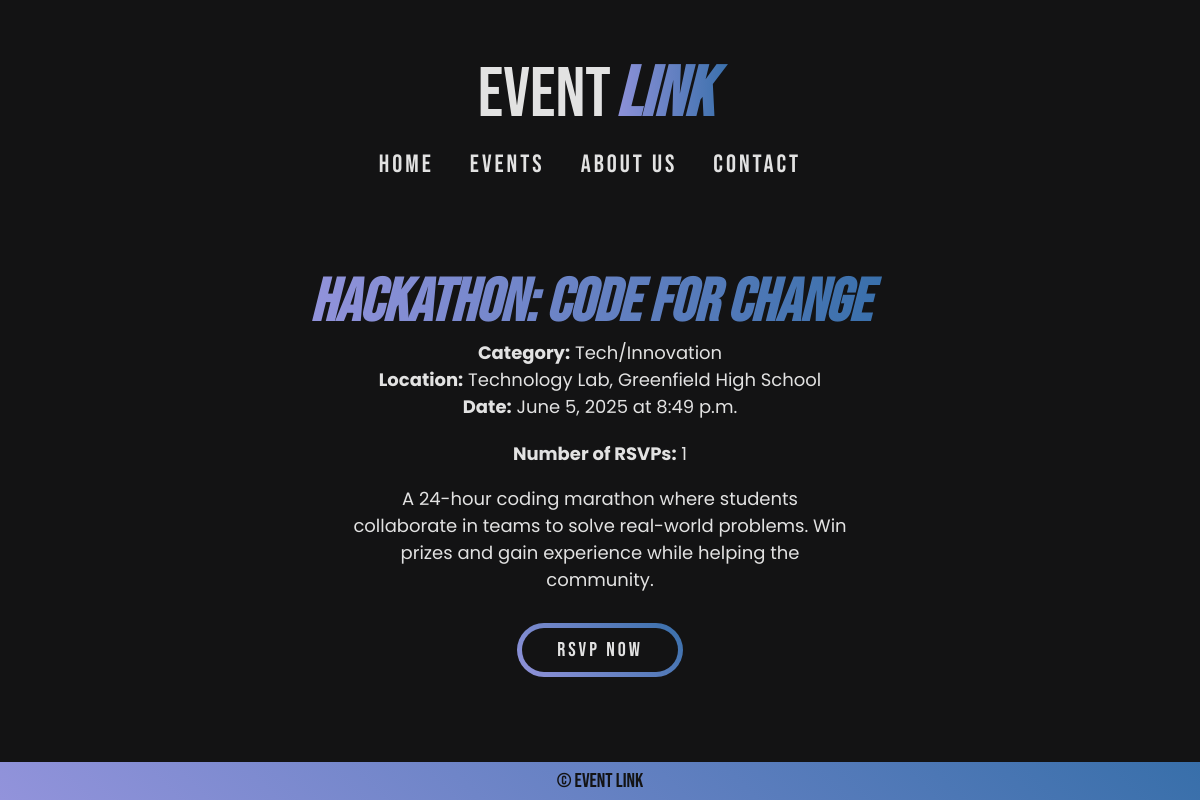
The app's page /events/23/ with its own data.
### events/models.py (models this page shows, shortened)
class Event (models.Model):
	title 		= models.CharField(max_length=100)
	description 	= models.TextField()
	date 		= models.DateField()
	time 		= models.TimeField()
	location 	= models.CharField(max_length=100)
	category 	= models.CharField(max_length=50)

### events/views.py (the view)
# urls.py: path('events/<int:event_id>/', views.event_detail, name='event_detail'),
def event_detail(request, event_id):
	event = Event.objects.get(id=event_id)
	rsvp_count = get_rsvp_count(event)
	now = datetime.now()
	event_datetime = datetime.combine(event.date, event.time)
	is_past = event_datetime < now
	return render(request, 'event_detail.html', {
		'event': event,
		'rsvp_count': rsvp_count,
		'is_past': is_past
	})

### events/services.py (called while the page is built)
def get_rsvp_count(event):
    return Attendee.objects.filter(event=event).count()

### events/templates/event_detail.html
{% extends "template.html" %}
{% block content %}
<div class="event-detail">
    <h2>{{ event.title }}</h2>
    <p><strong>Category:</strong> {{ event.category }}</p>
    <p><strong>Location:</strong> {{ event.location }}</p>
    <p><strong>Date:</strong> {{ event.date }} at {{ event.time }}</p>
    <div class="rsvp-line"><p><strong>Number of RSVPs:</strong> {{ rsvp_count }}</p></div>
    <br>
    <div class="ed-description"><p>{{ event.description }}</p></div>
    {% if is_past %}
        <div class="empty-text1"><p>This event has already taken place.</p></div>
    {% else %}
        <div class="event-button"><a href="{% url 'rsvp' event.id %}">
            <button>RSVP Now</button>
        </a></div>
    {% endif %}
</div>
{% endblock %}

### events/static/css/styles.css (style rules this page uses)
* { margin: 0; padding: 0; box-sizing: border-box; }
body { background-color: #131314; overflow-x: hidden; }
.event-button { padding: 20px; display: inline-block; justify-content: center; align-items: center; }
.event-button button { padding: 15px 40px; border: none; outline: none; position: relative; z-index: 1; border-radius: 40px; background: linear-gradient(45deg, #9293db, rgb(56, 111, 170)); cursor: pointer; text-decoration: none; text-transform: uppercase; letter-spacing: 3px; color: rgb(226, 226, 226); font-family: 'Bebas Neue'; font-size: 20px; font-weight: light; }
.event-button button::before { content: ""; position: absolute; left: 5px; right: 5px; top: 5px; bottom: 5px; border-radius: 40px; background-color: #131314; z-index: -1; transition: 200ms }
.event-detail { padding-left: 10rem; padding-right: 10rem; text-align: center; }
.event-detail h2 { background: linear-gradient(to right, rgb(146, 147, 219), rgb(56, 111, 170)); -webkit-background-clip: text; background-clip: text; display:inline-flex; color: transparent; font-weight: 700; font-style: italic; font-family: 'Bebas Neue'; font-size: 60px; padding-right: 20px; }
.event-detail p { color: rgb(226, 226, 226); font-family: 'Poppins', sans-serif; text-align: center; font-size: 18px; }
.ed-description { padding-left: 12rem; padding-right: 12rem; }
.rsvp-line { padding-top: 20px; }
.event-detail .event-button { padding-top: 30px; }

### records on screen
Event: category "Tech/Innovation", location "Technology Lab, Greenfield High School", date "June 5, 2025", time "8:49 p.m.", description "A 24-hour coding marathon where students collaborate in teams to solve real-world problems. Win prizes and gain experience while helping the community."

### other values on screen
{{ rsvp_count }} "1"
